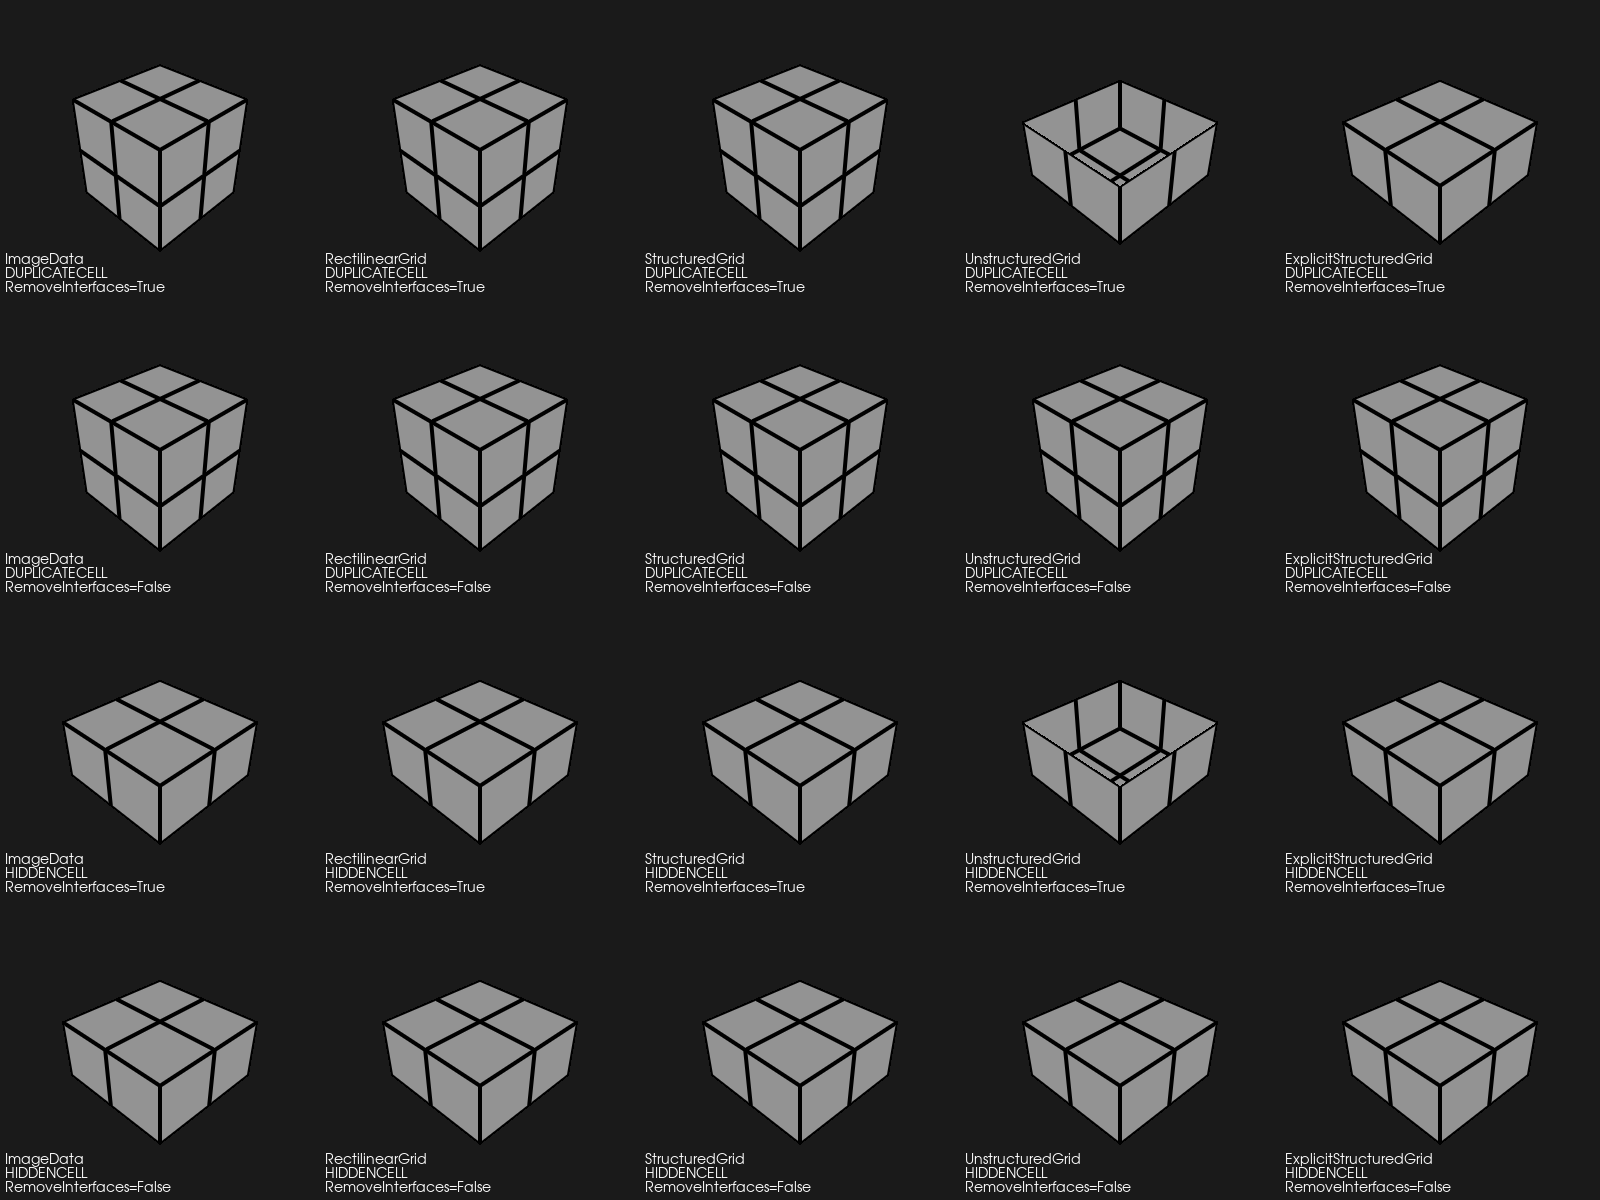

Recreate this plot in Python.
#!/usr/bin/env python

# Demonstrate vtkGeometryFilter ghost cell handling across multiple
# mesh types with HIDDENCELL and DUPLICATECELL flags, with and
# without RemoveGhostInterfaces, arranged in a 5x4 viewport grid.

# Factory overrides
import vtkmodules.vtkInteractionStyle  # noqa: F401
import vtkmodules.vtkRenderingFreeType  # noqa: F401
import vtkmodules.vtkRenderingOpenGL2  # noqa: F401

from vtkmodules.vtkCommonCore import (
    vtkDoubleArray,
    vtkIntArray,
    vtkUnsignedCharArray,
)
from vtkmodules.vtkCommonDataModel import (
    vtkDataSetAttributes,
    vtkImageData,
    vtkRectilinearGrid,
)
from vtkmodules.vtkFiltersCore import (
    vtkAppendFilter,
    vtkUnstructuredGridToExplicitStructuredGrid,
)
from vtkmodules.vtkCommonExecutionModel import vtkImageToStructuredGrid
from vtkmodules.vtkFiltersGeometry import vtkGeometryFilter
from vtkmodules.vtkRenderingCore import (
    vtkActor,
    vtkDataSetMapper,
    vtkRenderWindow,
    vtkRenderWindowInteractor,
    vtkRenderer,
    vtkTextActor,
)

# Layout: 5 columns x 4 rows
col_width = 1.0 / 5
row_height = 1.0 / 4

# ========== Row 0: HIDDENCELL, RemoveGhostInterfaces=False ==========

# Row 0, Col 0: ImageData
image_r0c0 = vtkImageData()
image_r0c0.SetDimensions(3, 3, 3)
ghost_r0c0 = vtkUnsignedCharArray()
ghost_r0c0.SetName(vtkDataSetAttributes.GhostArrayName())
ghost_r0c0.SetNumberOfTuples(image_r0c0.GetNumberOfCells())
ghost_r0c0.SetValue(0, 0)
ghost_r0c0.SetValue(1, 0)
ghost_r0c0.SetValue(2, 0)
ghost_r0c0.SetValue(3, 0)
ghost_r0c0.SetValue(4, vtkDataSetAttributes.HIDDENCELL)
ghost_r0c0.SetValue(5, vtkDataSetAttributes.HIDDENCELL)
ghost_r0c0.SetValue(6, vtkDataSetAttributes.HIDDENCELL)
ghost_r0c0.SetValue(7, vtkDataSetAttributes.HIDDENCELL)
image_r0c0.GetCellData().AddArray(ghost_r0c0)
image_r0c0.GetCellData().SetActiveScalars(vtkDataSetAttributes.GhostArrayName())

geom_r0c0 = vtkGeometryFilter()
geom_r0c0.SetInputData(image_r0c0)
geom_r0c0.SetRemoveGhostInterfaces(False)

mapper_r0c0 = vtkDataSetMapper()
mapper_r0c0.SetInputConnection(geom_r0c0.GetOutputPort())
mapper_r0c0.SetScalarVisibility(False)

actor_r0c0 = vtkActor()
actor_r0c0.SetMapper(mapper_r0c0)
actor_r0c0.GetProperty().EdgeVisibilityOn()
actor_r0c0.GetProperty().SetEdgeColor(0.0, 0.0, 0.0)
actor_r0c0.GetProperty().SetLineWidth(4.0)
actor_r0c0.GetProperty().SetColor(1.0, 1.0, 1.0)

text_r0c0 = vtkTextActor()
text_r0c0.SetInput("ImageData\nHIDDENCELL\nRemoveInterfaces=False")
text_r0c0.GetTextProperty().SetFontSize(14)
text_r0c0.GetTextProperty().SetColor(1.0, 1.0, 1.0)
text_r0c0.SetPosition(5, 5)

# Row 0, Col 1: RectilinearGrid
image_r0c1 = vtkImageData()
image_r0c1.SetDimensions(3, 3, 3)
dims_r0c1 = image_r0c1.GetDimensions()
spacing_r0c1 = image_r0c1.GetSpacing()
origin_r0c1 = image_r0c1.GetOrigin()
x_coords_r0c1 = vtkDoubleArray()
x_coords_r0c1.SetNumberOfValues(dims_r0c1[0])
x_coords_r0c1.SetValue(0, origin_r0c1[0])
x_coords_r0c1.SetValue(1, origin_r0c1[0] + spacing_r0c1[0])
x_coords_r0c1.SetValue(2, origin_r0c1[0] + 2 * spacing_r0c1[0])
y_coords_r0c1 = vtkDoubleArray()
y_coords_r0c1.SetNumberOfValues(dims_r0c1[1])
y_coords_r0c1.SetValue(0, origin_r0c1[1])
y_coords_r0c1.SetValue(1, origin_r0c1[1] + spacing_r0c1[1])
y_coords_r0c1.SetValue(2, origin_r0c1[1] + 2 * spacing_r0c1[1])
z_coords_r0c1 = vtkDoubleArray()
z_coords_r0c1.SetNumberOfValues(dims_r0c1[2])
z_coords_r0c1.SetValue(0, origin_r0c1[2])
z_coords_r0c1.SetValue(1, origin_r0c1[2] + spacing_r0c1[2])
z_coords_r0c1.SetValue(2, origin_r0c1[2] + 2 * spacing_r0c1[2])
rgrid_r0c1 = vtkRectilinearGrid()
rgrid_r0c1.SetDimensions(dims_r0c1[0], dims_r0c1[1], dims_r0c1[2])
rgrid_r0c1.SetXCoordinates(x_coords_r0c1)
rgrid_r0c1.SetYCoordinates(y_coords_r0c1)
rgrid_r0c1.SetZCoordinates(z_coords_r0c1)
rgrid_r0c1.GetPointData().ShallowCopy(image_r0c1.GetPointData())
rgrid_r0c1.GetCellData().ShallowCopy(image_r0c1.GetCellData())
ghost_r0c1 = vtkUnsignedCharArray()
ghost_r0c1.SetName(vtkDataSetAttributes.GhostArrayName())
ghost_r0c1.SetNumberOfTuples(rgrid_r0c1.GetNumberOfCells())
ghost_r0c1.SetValue(0, 0)
ghost_r0c1.SetValue(1, 0)
ghost_r0c1.SetValue(2, 0)
ghost_r0c1.SetValue(3, 0)
ghost_r0c1.SetValue(4, vtkDataSetAttributes.HIDDENCELL)
ghost_r0c1.SetValue(5, vtkDataSetAttributes.HIDDENCELL)
ghost_r0c1.SetValue(6, vtkDataSetAttributes.HIDDENCELL)
ghost_r0c1.SetValue(7, vtkDataSetAttributes.HIDDENCELL)
rgrid_r0c1.GetCellData().AddArray(ghost_r0c1)
rgrid_r0c1.GetCellData().SetActiveScalars(vtkDataSetAttributes.GhostArrayName())

geom_r0c1 = vtkGeometryFilter()
geom_r0c1.SetInputData(rgrid_r0c1)
geom_r0c1.SetRemoveGhostInterfaces(False)

mapper_r0c1 = vtkDataSetMapper()
mapper_r0c1.SetInputConnection(geom_r0c1.GetOutputPort())
mapper_r0c1.SetScalarVisibility(False)

actor_r0c1 = vtkActor()
actor_r0c1.SetMapper(mapper_r0c1)
actor_r0c1.GetProperty().EdgeVisibilityOn()
actor_r0c1.GetProperty().SetEdgeColor(0.0, 0.0, 0.0)
actor_r0c1.GetProperty().SetLineWidth(4.0)
actor_r0c1.GetProperty().SetColor(1.0, 1.0, 1.0)

text_r0c1 = vtkTextActor()
text_r0c1.SetInput("RectilinearGrid\nHIDDENCELL\nRemoveInterfaces=False")
text_r0c1.GetTextProperty().SetFontSize(14)
text_r0c1.GetTextProperty().SetColor(1.0, 1.0, 1.0)
text_r0c1.SetPosition(5, 5)

# Row 0, Col 2: StructuredGrid
image_r0c2 = vtkImageData()
image_r0c2.SetDimensions(3, 3, 3)
img_to_sg_r0c2 = vtkImageToStructuredGrid()
img_to_sg_r0c2.SetInputData(image_r0c2)
img_to_sg_r0c2.Update()
sgrid_r0c2 = img_to_sg_r0c2.GetOutput()
ghost_r0c2 = vtkUnsignedCharArray()
ghost_r0c2.SetName(vtkDataSetAttributes.GhostArrayName())
ghost_r0c2.SetNumberOfTuples(sgrid_r0c2.GetNumberOfCells())
ghost_r0c2.SetValue(0, 0)
ghost_r0c2.SetValue(1, 0)
ghost_r0c2.SetValue(2, 0)
ghost_r0c2.SetValue(3, 0)
ghost_r0c2.SetValue(4, vtkDataSetAttributes.HIDDENCELL)
ghost_r0c2.SetValue(5, vtkDataSetAttributes.HIDDENCELL)
ghost_r0c2.SetValue(6, vtkDataSetAttributes.HIDDENCELL)
ghost_r0c2.SetValue(7, vtkDataSetAttributes.HIDDENCELL)
sgrid_r0c2.GetCellData().AddArray(ghost_r0c2)
sgrid_r0c2.GetCellData().SetActiveScalars(vtkDataSetAttributes.GhostArrayName())

geom_r0c2 = vtkGeometryFilter()
geom_r0c2.SetInputData(sgrid_r0c2)
geom_r0c2.SetRemoveGhostInterfaces(False)

mapper_r0c2 = vtkDataSetMapper()
mapper_r0c2.SetInputConnection(geom_r0c2.GetOutputPort())
mapper_r0c2.SetScalarVisibility(False)

actor_r0c2 = vtkActor()
actor_r0c2.SetMapper(mapper_r0c2)
actor_r0c2.GetProperty().EdgeVisibilityOn()
actor_r0c2.GetProperty().SetEdgeColor(0.0, 0.0, 0.0)
actor_r0c2.GetProperty().SetLineWidth(4.0)
actor_r0c2.GetProperty().SetColor(1.0, 1.0, 1.0)

text_r0c2 = vtkTextActor()
text_r0c2.SetInput("StructuredGrid\nHIDDENCELL\nRemoveInterfaces=False")
text_r0c2.GetTextProperty().SetFontSize(14)
text_r0c2.GetTextProperty().SetColor(1.0, 1.0, 1.0)
text_r0c2.SetPosition(5, 5)

# Row 0, Col 3: UnstructuredGrid
image_r0c3 = vtkImageData()
image_r0c3.SetDimensions(3, 3, 3)
append_r0c3 = vtkAppendFilter()
append_r0c3.AddInputData(image_r0c3)
append_r0c3.Update()
ugrid_r0c3 = append_r0c3.GetOutput()
ghost_r0c3 = vtkUnsignedCharArray()
ghost_r0c3.SetName(vtkDataSetAttributes.GhostArrayName())
ghost_r0c3.SetNumberOfTuples(ugrid_r0c3.GetNumberOfCells())
ghost_r0c3.SetValue(0, 0)
ghost_r0c3.SetValue(1, 0)
ghost_r0c3.SetValue(2, 0)
ghost_r0c3.SetValue(3, 0)
ghost_r0c3.SetValue(4, vtkDataSetAttributes.HIDDENCELL)
ghost_r0c3.SetValue(5, vtkDataSetAttributes.HIDDENCELL)
ghost_r0c3.SetValue(6, vtkDataSetAttributes.HIDDENCELL)
ghost_r0c3.SetValue(7, vtkDataSetAttributes.HIDDENCELL)
ugrid_r0c3.GetCellData().AddArray(ghost_r0c3)
ugrid_r0c3.GetCellData().SetActiveScalars(vtkDataSetAttributes.GhostArrayName())

geom_r0c3 = vtkGeometryFilter()
geom_r0c3.SetInputData(ugrid_r0c3)
geom_r0c3.SetRemoveGhostInterfaces(False)

mapper_r0c3 = vtkDataSetMapper()
mapper_r0c3.SetInputConnection(geom_r0c3.GetOutputPort())
mapper_r0c3.SetScalarVisibility(False)

actor_r0c3 = vtkActor()
actor_r0c3.SetMapper(mapper_r0c3)
actor_r0c3.GetProperty().EdgeVisibilityOn()
actor_r0c3.GetProperty().SetEdgeColor(0.0, 0.0, 0.0)
actor_r0c3.GetProperty().SetLineWidth(4.0)
actor_r0c3.GetProperty().SetColor(1.0, 1.0, 1.0)

text_r0c3 = vtkTextActor()
text_r0c3.SetInput("UnstructuredGrid\nHIDDENCELL\nRemoveInterfaces=False")
text_r0c3.GetTextProperty().SetFontSize(14)
text_r0c3.GetTextProperty().SetColor(1.0, 1.0, 1.0)
text_r0c3.SetPosition(5, 5)

# Row 0, Col 4: ExplicitStructuredGrid
image_r0c4 = vtkImageData()
image_r0c4.SetDimensions(3, 3, 3)
append_r0c4 = vtkAppendFilter()
append_r0c4.AddInputData(image_r0c4)
append_r0c4.Update()
ugrid_r0c4 = append_r0c4.GetOutput()
dims_r0c4 = image_r0c4.GetDimensions()
arr_i_r0c4 = vtkIntArray()
arr_i_r0c4.SetName("BLOCK_I")
arr_i_r0c4.SetNumberOfTuples(ugrid_r0c4.GetNumberOfCells())
arr_j_r0c4 = vtkIntArray()
arr_j_r0c4.SetName("BLOCK_J")
arr_j_r0c4.SetNumberOfTuples(ugrid_r0c4.GetNumberOfCells())
arr_k_r0c4 = vtkIntArray()
arr_k_r0c4.SetName("BLOCK_K")
arr_k_r0c4.SetNumberOfTuples(ugrid_r0c4.GetNumberOfCells())
cid_r0c4 = 0
for kk in range(dims_r0c4[2] - 1):
    for jj in range(dims_r0c4[1] - 1):
        for ii in range(dims_r0c4[0] - 1):
            arr_i_r0c4.SetValue(cid_r0c4, ii)
            arr_j_r0c4.SetValue(cid_r0c4, jj)
            arr_k_r0c4.SetValue(cid_r0c4, kk)
            cid_r0c4 += 1
ugrid_r0c4.GetCellData().AddArray(arr_i_r0c4)
ugrid_r0c4.GetCellData().AddArray(arr_j_r0c4)
ugrid_r0c4.GetCellData().AddArray(arr_k_r0c4)
ug_to_esg_r0c4 = vtkUnstructuredGridToExplicitStructuredGrid()
ug_to_esg_r0c4.SetInputData(ugrid_r0c4)
ug_to_esg_r0c4.SetInputArrayToProcess(0, 0, 0, 1, "BLOCK_I")
ug_to_esg_r0c4.SetInputArrayToProcess(1, 0, 0, 1, "BLOCK_J")
ug_to_esg_r0c4.SetInputArrayToProcess(2, 0, 0, 1, "BLOCK_K")
ug_to_esg_r0c4.Update()
esgrid_r0c4 = ug_to_esg_r0c4.GetOutput()
ghost_r0c4 = vtkUnsignedCharArray()
ghost_r0c4.SetName(vtkDataSetAttributes.GhostArrayName())
ghost_r0c4.SetNumberOfTuples(esgrid_r0c4.GetNumberOfCells())
ghost_r0c4.SetValue(0, 0)
ghost_r0c4.SetValue(1, 0)
ghost_r0c4.SetValue(2, 0)
ghost_r0c4.SetValue(3, 0)
ghost_r0c4.SetValue(4, vtkDataSetAttributes.HIDDENCELL)
ghost_r0c4.SetValue(5, vtkDataSetAttributes.HIDDENCELL)
ghost_r0c4.SetValue(6, vtkDataSetAttributes.HIDDENCELL)
ghost_r0c4.SetValue(7, vtkDataSetAttributes.HIDDENCELL)
esgrid_r0c4.GetCellData().AddArray(ghost_r0c4)
esgrid_r0c4.GetCellData().SetActiveScalars(vtkDataSetAttributes.GhostArrayName())

geom_r0c4 = vtkGeometryFilter()
geom_r0c4.SetInputData(esgrid_r0c4)
geom_r0c4.SetRemoveGhostInterfaces(False)

mapper_r0c4 = vtkDataSetMapper()
mapper_r0c4.SetInputConnection(geom_r0c4.GetOutputPort())
mapper_r0c4.SetScalarVisibility(False)

actor_r0c4 = vtkActor()
actor_r0c4.SetMapper(mapper_r0c4)
actor_r0c4.GetProperty().EdgeVisibilityOn()
actor_r0c4.GetProperty().SetEdgeColor(0.0, 0.0, 0.0)
actor_r0c4.GetProperty().SetLineWidth(4.0)
actor_r0c4.GetProperty().SetColor(1.0, 1.0, 1.0)

text_r0c4 = vtkTextActor()
text_r0c4.SetInput("ExplicitStructuredGrid\nHIDDENCELL\nRemoveInterfaces=False")
text_r0c4.GetTextProperty().SetFontSize(14)
text_r0c4.GetTextProperty().SetColor(1.0, 1.0, 1.0)
text_r0c4.SetPosition(5, 5)

# ========== Row 1: HIDDENCELL, RemoveGhostInterfaces=True ==========

# Row 1, Col 0: ImageData
image_r1c0 = vtkImageData()
image_r1c0.SetDimensions(3, 3, 3)
ghost_r1c0 = vtkUnsignedCharArray()
ghost_r1c0.SetName(vtkDataSetAttributes.GhostArrayName())
ghost_r1c0.SetNumberOfTuples(image_r1c0.GetNumberOfCells())
ghost_r1c0.SetValue(0, 0)
ghost_r1c0.SetValue(1, 0)
ghost_r1c0.SetValue(2, 0)
ghost_r1c0.SetValue(3, 0)
ghost_r1c0.SetValue(4, vtkDataSetAttributes.HIDDENCELL)
ghost_r1c0.SetValue(5, vtkDataSetAttributes.HIDDENCELL)
ghost_r1c0.SetValue(6, vtkDataSetAttributes.HIDDENCELL)
ghost_r1c0.SetValue(7, vtkDataSetAttributes.HIDDENCELL)
image_r1c0.GetCellData().AddArray(ghost_r1c0)
image_r1c0.GetCellData().SetActiveScalars(vtkDataSetAttributes.GhostArrayName())

geom_r1c0 = vtkGeometryFilter()
geom_r1c0.SetInputData(image_r1c0)
geom_r1c0.SetRemoveGhostInterfaces(True)

mapper_r1c0 = vtkDataSetMapper()
mapper_r1c0.SetInputConnection(geom_r1c0.GetOutputPort())
mapper_r1c0.SetScalarVisibility(False)

actor_r1c0 = vtkActor()
actor_r1c0.SetMapper(mapper_r1c0)
actor_r1c0.GetProperty().EdgeVisibilityOn()
actor_r1c0.GetProperty().SetEdgeColor(0.0, 0.0, 0.0)
actor_r1c0.GetProperty().SetLineWidth(4.0)
actor_r1c0.GetProperty().SetColor(1.0, 1.0, 1.0)

text_r1c0 = vtkTextActor()
text_r1c0.SetInput("ImageData\nHIDDENCELL\nRemoveInterfaces=True")
text_r1c0.GetTextProperty().SetFontSize(14)
text_r1c0.GetTextProperty().SetColor(1.0, 1.0, 1.0)
text_r1c0.SetPosition(5, 5)

# Row 1, Col 1: RectilinearGrid
image_r1c1 = vtkImageData()
image_r1c1.SetDimensions(3, 3, 3)
dims_r1c1 = image_r1c1.GetDimensions()
spacing_r1c1 = image_r1c1.GetSpacing()
origin_r1c1 = image_r1c1.GetOrigin()
x_coords_r1c1 = vtkDoubleArray()
x_coords_r1c1.SetNumberOfValues(dims_r1c1[0])
x_coords_r1c1.SetValue(0, origin_r1c1[0])
x_coords_r1c1.SetValue(1, origin_r1c1[0] + spacing_r1c1[0])
x_coords_r1c1.SetValue(2, origin_r1c1[0] + 2 * spacing_r1c1[0])
y_coords_r1c1 = vtkDoubleArray()
y_coords_r1c1.SetNumberOfValues(dims_r1c1[1])
y_coords_r1c1.SetValue(0, origin_r1c1[1])
y_coords_r1c1.SetValue(1, origin_r1c1[1] + spacing_r1c1[1])
y_coords_r1c1.SetValue(2, origin_r1c1[1] + 2 * spacing_r1c1[1])
z_coords_r1c1 = vtkDoubleArray()
z_coords_r1c1.SetNumberOfValues(dims_r1c1[2])
z_coords_r1c1.SetValue(0, origin_r1c1[2])
z_coords_r1c1.SetValue(1, origin_r1c1[2] + spacing_r1c1[2])
z_coords_r1c1.SetValue(2, origin_r1c1[2] + 2 * spacing_r1c1[2])
rgrid_r1c1 = vtkRectilinearGrid()
rgrid_r1c1.SetDimensions(dims_r1c1[0], dims_r1c1[1], dims_r1c1[2])
rgrid_r1c1.SetXCoordinates(x_coords_r1c1)
rgrid_r1c1.SetYCoordinates(y_coords_r1c1)
rgrid_r1c1.SetZCoordinates(z_coords_r1c1)
rgrid_r1c1.GetPointData().ShallowCopy(image_r1c1.GetPointData())
rgrid_r1c1.GetCellData().ShallowCopy(image_r1c1.GetCellData())
ghost_r1c1 = vtkUnsignedCharArray()
ghost_r1c1.SetName(vtkDataSetAttributes.GhostArrayName())
ghost_r1c1.SetNumberOfTuples(rgrid_r1c1.GetNumberOfCells())
ghost_r1c1.SetValue(0, 0)
ghost_r1c1.SetValue(1, 0)
ghost_r1c1.SetValue(2, 0)
ghost_r1c1.SetValue(3, 0)
ghost_r1c1.SetValue(4, vtkDataSetAttributes.HIDDENCELL)
ghost_r1c1.SetValue(5, vtkDataSetAttributes.HIDDENCELL)
ghost_r1c1.SetValue(6, vtkDataSetAttributes.HIDDENCELL)
ghost_r1c1.SetValue(7, vtkDataSetAttributes.HIDDENCELL)
rgrid_r1c1.GetCellData().AddArray(ghost_r1c1)
rgrid_r1c1.GetCellData().SetActiveScalars(vtkDataSetAttributes.GhostArrayName())

geom_r1c1 = vtkGeometryFilter()
geom_r1c1.SetInputData(rgrid_r1c1)
geom_r1c1.SetRemoveGhostInterfaces(True)

mapper_r1c1 = vtkDataSetMapper()
mapper_r1c1.SetInputConnection(geom_r1c1.GetOutputPort())
mapper_r1c1.SetScalarVisibility(False)

actor_r1c1 = vtkActor()
actor_r1c1.SetMapper(mapper_r1c1)
actor_r1c1.GetProperty().EdgeVisibilityOn()
actor_r1c1.GetProperty().SetEdgeColor(0.0, 0.0, 0.0)
actor_r1c1.GetProperty().SetLineWidth(4.0)
actor_r1c1.GetProperty().SetColor(1.0, 1.0, 1.0)

text_r1c1 = vtkTextActor()
text_r1c1.SetInput("RectilinearGrid\nHIDDENCELL\nRemoveInterfaces=True")
text_r1c1.GetTextProperty().SetFontSize(14)
text_r1c1.GetTextProperty().SetColor(1.0, 1.0, 1.0)
text_r1c1.SetPosition(5, 5)

# Row 1, Col 2: StructuredGrid
image_r1c2 = vtkImageData()
image_r1c2.SetDimensions(3, 3, 3)
img_to_sg_r1c2 = vtkImageToStructuredGrid()
img_to_sg_r1c2.SetInputData(image_r1c2)
img_to_sg_r1c2.Update()
sgrid_r1c2 = img_to_sg_r1c2.GetOutput()
ghost_r1c2 = vtkUnsignedCharArray()
ghost_r1c2.SetName(vtkDataSetAttributes.GhostArrayName())
ghost_r1c2.SetNumberOfTuples(sgrid_r1c2.GetNumberOfCells())
ghost_r1c2.SetValue(0, 0)
ghost_r1c2.SetValue(1, 0)
ghost_r1c2.SetValue(2, 0)
ghost_r1c2.SetValue(3, 0)
ghost_r1c2.SetValue(4, vtkDataSetAttributes.HIDDENCELL)
ghost_r1c2.SetValue(5, vtkDataSetAttributes.HIDDENCELL)
ghost_r1c2.SetValue(6, vtkDataSetAttributes.HIDDENCELL)
ghost_r1c2.SetValue(7, vtkDataSetAttributes.HIDDENCELL)
sgrid_r1c2.GetCellData().AddArray(ghost_r1c2)
sgrid_r1c2.GetCellData().SetActiveScalars(vtkDataSetAttributes.GhostArrayName())

geom_r1c2 = vtkGeometryFilter()
geom_r1c2.SetInputData(sgrid_r1c2)
geom_r1c2.SetRemoveGhostInterfaces(True)

mapper_r1c2 = vtkDataSetMapper()
mapper_r1c2.SetInputConnection(geom_r1c2.GetOutputPort())
mapper_r1c2.SetScalarVisibility(False)

actor_r1c2 = vtkActor()
actor_r1c2.SetMapper(mapper_r1c2)
actor_r1c2.GetProperty().EdgeVisibilityOn()
actor_r1c2.GetProperty().SetEdgeColor(0.0, 0.0, 0.0)
actor_r1c2.GetProperty().SetLineWidth(4.0)
actor_r1c2.GetProperty().SetColor(1.0, 1.0, 1.0)

text_r1c2 = vtkTextActor()
text_r1c2.SetInput("StructuredGrid\nHIDDENCELL\nRemoveInterfaces=True")
text_r1c2.GetTextProperty().SetFontSize(14)
text_r1c2.GetTextProperty().SetColor(1.0, 1.0, 1.0)
text_r1c2.SetPosition(5, 5)

# Row 1, Col 3: UnstructuredGrid
image_r1c3 = vtkImageData()
image_r1c3.SetDimensions(3, 3, 3)
append_r1c3 = vtkAppendFilter()
append_r1c3.AddInputData(image_r1c3)
append_r1c3.Update()
ugrid_r1c3 = append_r1c3.GetOutput()
ghost_r1c3 = vtkUnsignedCharArray()
ghost_r1c3.SetName(vtkDataSetAttributes.GhostArrayName())
ghost_r1c3.SetNumberOfTuples(ugrid_r1c3.GetNumberOfCells())
ghost_r1c3.SetValue(0, 0)
ghost_r1c3.SetValue(1, 0)
ghost_r1c3.SetValue(2, 0)
ghost_r1c3.SetValue(3, 0)
ghost_r1c3.SetValue(4, vtkDataSetAttributes.HIDDENCELL)
ghost_r1c3.SetValue(5, vtkDataSetAttributes.HIDDENCELL)
ghost_r1c3.SetValue(6, vtkDataSetAttributes.HIDDENCELL)
ghost_r1c3.SetValue(7, vtkDataSetAttributes.HIDDENCELL)
ugrid_r1c3.GetCellData().AddArray(ghost_r1c3)
ugrid_r1c3.GetCellData().SetActiveScalars(vtkDataSetAttributes.GhostArrayName())

geom_r1c3 = vtkGeometryFilter()
geom_r1c3.SetInputData(ugrid_r1c3)
geom_r1c3.SetRemoveGhostInterfaces(True)

mapper_r1c3 = vtkDataSetMapper()
mapper_r1c3.SetInputConnection(geom_r1c3.GetOutputPort())
mapper_r1c3.SetScalarVisibility(False)

actor_r1c3 = vtkActor()
actor_r1c3.SetMapper(mapper_r1c3)
actor_r1c3.GetProperty().EdgeVisibilityOn()
actor_r1c3.GetProperty().SetEdgeColor(0.0, 0.0, 0.0)
actor_r1c3.GetProperty().SetLineWidth(4.0)
actor_r1c3.GetProperty().SetColor(1.0, 1.0, 1.0)

text_r1c3 = vtkTextActor()
text_r1c3.SetInput("UnstructuredGrid\nHIDDENCELL\nRemoveInterfaces=True")
text_r1c3.GetTextProperty().SetFontSize(14)
text_r1c3.GetTextProperty().SetColor(1.0, 1.0, 1.0)
text_r1c3.SetPosition(5, 5)

# Row 1, Col 4: ExplicitStructuredGrid
image_r1c4 = vtkImageData()
image_r1c4.SetDimensions(3, 3, 3)
append_r1c4 = vtkAppendFilter()
append_r1c4.AddInputData(image_r1c4)
append_r1c4.Update()
ugrid_r1c4 = append_r1c4.GetOutput()
dims_r1c4 = image_r1c4.GetDimensions()
arr_i_r1c4 = vtkIntArray()
arr_i_r1c4.SetName("BLOCK_I")
arr_i_r1c4.SetNumberOfTuples(ugrid_r1c4.GetNumberOfCells())
arr_j_r1c4 = vtkIntArray()
arr_j_r1c4.SetName("BLOCK_J")
arr_j_r1c4.SetNumberOfTuples(ugrid_r1c4.GetNumberOfCells())
arr_k_r1c4 = vtkIntArray()
arr_k_r1c4.SetName("BLOCK_K")
arr_k_r1c4.SetNumberOfTuples(ugrid_r1c4.GetNumberOfCells())
cid_r1c4 = 0
for kk in range(dims_r1c4[2] - 1):
    for jj in range(dims_r1c4[1] - 1):
        for ii in range(dims_r1c4[0] - 1):
            arr_i_r1c4.SetValue(cid_r1c4, ii)
            arr_j_r1c4.SetValue(cid_r1c4, jj)
            arr_k_r1c4.SetValue(cid_r1c4, kk)
            cid_r1c4 += 1
ugrid_r1c4.GetCellData().AddArray(arr_i_r1c4)
ugrid_r1c4.GetCellData().AddArray(arr_j_r1c4)
ugrid_r1c4.GetCellData().AddArray(arr_k_r1c4)
ug_to_esg_r1c4 = vtkUnstructuredGridToExplicitStructuredGrid()
ug_to_esg_r1c4.SetInputData(ugrid_r1c4)
ug_to_esg_r1c4.SetInputArrayToProcess(0, 0, 0, 1, "BLOCK_I")
ug_to_esg_r1c4.SetInputArrayToProcess(1, 0, 0, 1, "BLOCK_J")
ug_to_esg_r1c4.SetInputArrayToProcess(2, 0, 0, 1, "BLOCK_K")
ug_to_esg_r1c4.Update()
esgrid_r1c4 = ug_to_esg_r1c4.GetOutput()
ghost_r1c4 = vtkUnsignedCharArray()
ghost_r1c4.SetName(vtkDataSetAttributes.GhostArrayName())
ghost_r1c4.SetNumberOfTuples(esgrid_r1c4.GetNumberOfCells())
ghost_r1c4.SetValue(0, 0)
ghost_r1c4.SetValue(1, 0)
ghost_r1c4.SetValue(2, 0)
ghost_r1c4.SetValue(3, 0)
ghost_r1c4.SetValue(4, vtkDataSetAttributes.HIDDENCELL)
ghost_r1c4.SetValue(5, vtkDataSetAttributes.HIDDENCELL)
ghost_r1c4.SetValue(6, vtkDataSetAttributes.HIDDENCELL)
ghost_r1c4.SetValue(7, vtkDataSetAttributes.HIDDENCELL)
esgrid_r1c4.GetCellData().AddArray(ghost_r1c4)
esgrid_r1c4.GetCellData().SetActiveScalars(vtkDataSetAttributes.GhostArrayName())

geom_r1c4 = vtkGeometryFilter()
geom_r1c4.SetInputData(esgrid_r1c4)
geom_r1c4.SetRemoveGhostInterfaces(True)

mapper_r1c4 = vtkDataSetMapper()
mapper_r1c4.SetInputConnection(geom_r1c4.GetOutputPort())
mapper_r1c4.SetScalarVisibility(False)

actor_r1c4 = vtkActor()
actor_r1c4.SetMapper(mapper_r1c4)
actor_r1c4.GetProperty().EdgeVisibilityOn()
actor_r1c4.GetProperty().SetEdgeColor(0.0, 0.0, 0.0)
actor_r1c4.GetProperty().SetLineWidth(4.0)
actor_r1c4.GetProperty().SetColor(1.0, 1.0, 1.0)

text_r1c4 = vtkTextActor()
text_r1c4.SetInput("ExplicitStructuredGrid\nHIDDENCELL\nRemoveInterfaces=True")
text_r1c4.GetTextProperty().SetFontSize(14)
text_r1c4.GetTextProperty().SetColor(1.0, 1.0, 1.0)
text_r1c4.SetPosition(5, 5)

# ========== Row 2: DUPLICATECELL, RemoveGhostInterfaces=False ==========

# Row 2, Col 0: ImageData
image_r2c0 = vtkImageData()
image_r2c0.SetDimensions(3, 3, 3)
ghost_r2c0 = vtkUnsignedCharArray()
ghost_r2c0.SetName(vtkDataSetAttributes.GhostArrayName())
ghost_r2c0.SetNumberOfTuples(image_r2c0.GetNumberOfCells())
ghost_r2c0.SetValue(0, 0)
ghost_r2c0.SetValue(1, 0)
ghost_r2c0.SetValue(2, 0)
ghost_r2c0.SetValue(3, 0)
ghost_r2c0.SetValue(4, vtkDataSetAttributes.DUPLICATECELL)
ghost_r2c0.SetValue(5, vtkDataSetAttributes.DUPLICATECELL)
ghost_r2c0.SetValue(6, vtkDataSetAttributes.DUPLICATECELL)
ghost_r2c0.SetValue(7, vtkDataSetAttributes.DUPLICATECELL)
image_r2c0.GetCellData().AddArray(ghost_r2c0)
image_r2c0.GetCellData().SetActiveScalars(vtkDataSetAttributes.GhostArrayName())

geom_r2c0 = vtkGeometryFilter()
geom_r2c0.SetInputData(image_r2c0)
geom_r2c0.SetRemoveGhostInterfaces(False)

mapper_r2c0 = vtkDataSetMapper()
mapper_r2c0.SetInputConnection(geom_r2c0.GetOutputPort())
mapper_r2c0.SetScalarVisibility(False)

actor_r2c0 = vtkActor()
actor_r2c0.SetMapper(mapper_r2c0)
actor_r2c0.GetProperty().EdgeVisibilityOn()
actor_r2c0.GetProperty().SetEdgeColor(0.0, 0.0, 0.0)
actor_r2c0.GetProperty().SetLineWidth(4.0)
actor_r2c0.GetProperty().SetColor(1.0, 1.0, 1.0)

text_r2c0 = vtkTextActor()
text_r2c0.SetInput("ImageData\nDUPLICATECELL\nRemoveInterfaces=False")
text_r2c0.GetTextProperty().SetFontSize(14)
text_r2c0.GetTextProperty().SetColor(1.0, 1.0, 1.0)
text_r2c0.SetPosition(5, 5)

# Row 2, Col 1: RectilinearGrid
image_r2c1 = vtkImageData()
image_r2c1.SetDimensions(3, 3, 3)
dims_r2c1 = image_r2c1.GetDimensions()
spacing_r2c1 = image_r2c1.GetSpacing()
origin_r2c1 = image_r2c1.GetOrigin()
x_coords_r2c1 = vtkDoubleArray()
x_coords_r2c1.SetNumberOfValues(dims_r2c1[0])
x_coords_r2c1.SetValue(0, origin_r2c1[0])
x_coords_r2c1.SetValue(1, origin_r2c1[0] + spacing_r2c1[0])
x_coords_r2c1.SetValue(2, origin_r2c1[0] + 2 * spacing_r2c1[0])
y_coords_r2c1 = vtkDoubleArray()
y_coords_r2c1.SetNumberOfValues(dims_r2c1[1])
y_coords_r2c1.SetValue(0, origin_r2c1[1])
y_coords_r2c1.SetValue(1, origin_r2c1[1] + spacing_r2c1[1])
y_coords_r2c1.SetValue(2, origin_r2c1[1] + 2 * spacing_r2c1[1])
z_coords_r2c1 = vtkDoubleArray()
z_coords_r2c1.SetNumberOfValues(dims_r2c1[2])
z_coords_r2c1.SetValue(0, origin_r2c1[2])
z_coords_r2c1.SetValue(1, origin_r2c1[2] + spacing_r2c1[2])
z_coords_r2c1.SetValue(2, origin_r2c1[2] + 2 * spacing_r2c1[2])
rgrid_r2c1 = vtkRectilinearGrid()
rgrid_r2c1.SetDimensions(dims_r2c1[0], dims_r2c1[1], dims_r2c1[2])
rgrid_r2c1.SetXCoordinates(x_coords_r2c1)
rgrid_r2c1.SetYCoordinates(y_coords_r2c1)
rgrid_r2c1.SetZCoordinates(z_coords_r2c1)
rgrid_r2c1.GetPointData().ShallowCopy(image_r2c1.GetPointData())
rgrid_r2c1.GetCellData().ShallowCopy(image_r2c1.GetCellData())
ghost_r2c1 = vtkUnsignedCharArray()
ghost_r2c1.SetName(vtkDataSetAttributes.GhostArrayName())
ghost_r2c1.SetNumberOfTuples(rgrid_r2c1.GetNumberOfCells())
ghost_r2c1.SetValue(0, 0)
ghost_r2c1.SetValue(1, 0)
ghost_r2c1.SetValue(2, 0)
ghost_r2c1.SetValue(3, 0)
ghost_r2c1.SetValue(4, vtkDataSetAttributes.DUPLICATECELL)
ghost_r2c1.SetValue(5, vtkDataSetAttributes.DUPLICATECELL)
ghost_r2c1.SetValue(6, vtkDataSetAttributes.DUPLICATECELL)
ghost_r2c1.SetValue(7, vtkDataSetAttributes.DUPLICATECELL)
rgrid_r2c1.GetCellData().AddArray(ghost_r2c1)
rgrid_r2c1.GetCellData().SetActiveScalars(vtkDataSetAttributes.GhostArrayName())

geom_r2c1 = vtkGeometryFilter()
geom_r2c1.SetInputData(rgrid_r2c1)
geom_r2c1.SetRemoveGhostInterfaces(False)

mapper_r2c1 = vtkDataSetMapper()
mapper_r2c1.SetInputConnection(geom_r2c1.GetOutputPort())
mapper_r2c1.SetScalarVisibility(False)

actor_r2c1 = vtkActor()
actor_r2c1.SetMapper(mapper_r2c1)
actor_r2c1.GetProperty().EdgeVisibilityOn()
actor_r2c1.GetProperty().SetEdgeColor(0.0, 0.0, 0.0)
actor_r2c1.GetProperty().SetLineWidth(4.0)
actor_r2c1.GetProperty().SetColor(1.0, 1.0, 1.0)

text_r2c1 = vtkTextActor()
text_r2c1.SetInput("RectilinearGrid\nDUPLICATECELL\nRemoveInterfaces=False")
text_r2c1.GetTextProperty().SetFontSize(14)
text_r2c1.GetTextProperty().SetColor(1.0, 1.0, 1.0)
text_r2c1.SetPosition(5, 5)

# Row 2, Col 2: StructuredGrid
image_r2c2 = vtkImageData()
image_r2c2.SetDimensions(3, 3, 3)
img_to_sg_r2c2 = vtkImageToStructuredGrid()
img_to_sg_r2c2.SetInputData(image_r2c2)
img_to_sg_r2c2.Update()
sgrid_r2c2 = img_to_sg_r2c2.GetOutput()
ghost_r2c2 = vtkUnsignedCharArray()
ghost_r2c2.SetName(vtkDataSetAttributes.GhostArrayName())
ghost_r2c2.SetNumberOfTuples(sgrid_r2c2.GetNumberOfCells())
ghost_r2c2.SetValue(0, 0)
ghost_r2c2.SetValue(1, 0)
ghost_r2c2.SetValue(2, 0)
ghost_r2c2.SetValue(3, 0)
ghost_r2c2.SetValue(4, vtkDataSetAttributes.DUPLICATECELL)
ghost_r2c2.SetValue(5, vtkDataSetAttributes.DUPLICATECELL)
ghost_r2c2.SetValue(6, vtkDataSetAttributes.DUPLICATECELL)
ghost_r2c2.SetValue(7, vtkDataSetAttributes.DUPLICATECELL)
sgrid_r2c2.GetCellData().AddArray(ghost_r2c2)
sgrid_r2c2.GetCellData().SetActiveScalars(vtkDataSetAttributes.GhostArrayName())

geom_r2c2 = vtkGeometryFilter()
geom_r2c2.SetInputData(sgrid_r2c2)
geom_r2c2.SetRemoveGhostInterfaces(False)

mapper_r2c2 = vtkDataSetMapper()
mapper_r2c2.SetInputConnection(geom_r2c2.GetOutputPort())
mapper_r2c2.SetScalarVisibility(False)

actor_r2c2 = vtkActor()
actor_r2c2.SetMapper(mapper_r2c2)
actor_r2c2.GetProperty().EdgeVisibilityOn()
actor_r2c2.GetProperty().SetEdgeColor(0.0, 0.0, 0.0)
actor_r2c2.GetProperty().SetLineWidth(4.0)
actor_r2c2.GetProperty().SetColor(1.0, 1.0, 1.0)

text_r2c2 = vtkTextActor()
text_r2c2.SetInput("StructuredGrid\nDUPLICATECELL\nRemoveInterfaces=False")
text_r2c2.GetTextProperty().SetFontSize(14)
text_r2c2.GetTextProperty().SetColor(1.0, 1.0, 1.0)
text_r2c2.SetPosition(5, 5)

# Row 2, Col 3: UnstructuredGrid
image_r2c3 = vtkImageData()
image_r2c3.SetDimensions(3, 3, 3)
append_r2c3 = vtkAppendFilter()
append_r2c3.AddInputData(image_r2c3)
append_r2c3.Update()
ugrid_r2c3 = append_r2c3.GetOutput()
ghost_r2c3 = vtkUnsignedCharArray()
ghost_r2c3.SetName(vtkDataSetAttributes.GhostArrayName())
ghost_r2c3.SetNumberOfTuples(ugrid_r2c3.GetNumberOfCells())
ghost_r2c3.SetValue(0, 0)
ghost_r2c3.SetValue(1, 0)
ghost_r2c3.SetValue(2, 0)
ghost_r2c3.SetValue(3, 0)
ghost_r2c3.SetValue(4, vtkDataSetAttributes.DUPLICATECELL)
ghost_r2c3.SetValue(5, vtkDataSetAttributes.DUPLICATECELL)
ghost_r2c3.SetValue(6, vtkDataSetAttributes.DUPLICATECELL)
ghost_r2c3.SetValue(7, vtkDataSetAttributes.DUPLICATECELL)
ugrid_r2c3.GetCellData().AddArray(ghost_r2c3)
ugrid_r2c3.GetCellData().SetActiveScalars(vtkDataSetAttributes.GhostArrayName())

geom_r2c3 = vtkGeometryFilter()
geom_r2c3.SetInputData(ugrid_r2c3)
geom_r2c3.SetRemoveGhostInterfaces(False)

mapper_r2c3 = vtkDataSetMapper()
mapper_r2c3.SetInputConnection(geom_r2c3.GetOutputPort())
mapper_r2c3.SetScalarVisibility(False)

actor_r2c3 = vtkActor()
actor_r2c3.SetMapper(mapper_r2c3)
actor_r2c3.GetProperty().EdgeVisibilityOn()
actor_r2c3.GetProperty().SetEdgeColor(0.0, 0.0, 0.0)
actor_r2c3.GetProperty().SetLineWidth(4.0)
actor_r2c3.GetProperty().SetColor(1.0, 1.0, 1.0)

text_r2c3 = vtkTextActor()
text_r2c3.SetInput("UnstructuredGrid\nDUPLICATECELL\nRemoveInterfaces=False")
text_r2c3.GetTextProperty().SetFontSize(14)
text_r2c3.GetTextProperty().SetColor(1.0, 1.0, 1.0)
text_r2c3.SetPosition(5, 5)

# Row 2, Col 4: ExplicitStructuredGrid
image_r2c4 = vtkImageData()
image_r2c4.SetDimensions(3, 3, 3)
append_r2c4 = vtkAppendFilter()
append_r2c4.AddInputData(image_r2c4)
append_r2c4.Update()
ugrid_r2c4 = append_r2c4.GetOutput()
dims_r2c4 = image_r2c4.GetDimensions()
arr_i_r2c4 = vtkIntArray()
arr_i_r2c4.SetName("BLOCK_I")
arr_i_r2c4.SetNumberOfTuples(ugrid_r2c4.GetNumberOfCells())
arr_j_r2c4 = vtkIntArray()
arr_j_r2c4.SetName("BLOCK_J")
arr_j_r2c4.SetNumberOfTuples(ugrid_r2c4.GetNumberOfCells())
arr_k_r2c4 = vtkIntArray()
arr_k_r2c4.SetName("BLOCK_K")
arr_k_r2c4.SetNumberOfTuples(ugrid_r2c4.GetNumberOfCells())
cid_r2c4 = 0
for kk in range(dims_r2c4[2] - 1):
    for jj in range(dims_r2c4[1] - 1):
        for ii in range(dims_r2c4[0] - 1):
            arr_i_r2c4.SetValue(cid_r2c4, ii)
            arr_j_r2c4.SetValue(cid_r2c4, jj)
            arr_k_r2c4.SetValue(cid_r2c4, kk)
            cid_r2c4 += 1
ugrid_r2c4.GetCellData().AddArray(arr_i_r2c4)
ugrid_r2c4.GetCellData().AddArray(arr_j_r2c4)
ugrid_r2c4.GetCellData().AddArray(arr_k_r2c4)
ug_to_esg_r2c4 = vtkUnstructuredGridToExplicitStructuredGrid()
ug_to_esg_r2c4.SetInputData(ugrid_r2c4)
ug_to_esg_r2c4.SetInputArrayToProcess(0, 0, 0, 1, "BLOCK_I")
ug_to_esg_r2c4.SetInputArrayToProcess(1, 0, 0, 1, "BLOCK_J")
ug_to_esg_r2c4.SetInputArrayToProcess(2, 0, 0, 1, "BLOCK_K")
ug_to_esg_r2c4.Update()
esgrid_r2c4 = ug_to_esg_r2c4.GetOutput()
ghost_r2c4 = vtkUnsignedCharArray()
ghost_r2c4.SetName(vtkDataSetAttributes.GhostArrayName())
ghost_r2c4.SetNumberOfTuples(esgrid_r2c4.GetNumberOfCells())
ghost_r2c4.SetValue(0, 0)
ghost_r2c4.SetValue(1, 0)
ghost_r2c4.SetValue(2, 0)
ghost_r2c4.SetValue(3, 0)
ghost_r2c4.SetValue(4, vtkDataSetAttributes.DUPLICATECELL)
ghost_r2c4.SetValue(5, vtkDataSetAttributes.DUPLICATECELL)
ghost_r2c4.SetValue(6, vtkDataSetAttributes.DUPLICATECELL)
ghost_r2c4.SetValue(7, vtkDataSetAttributes.DUPLICATECELL)
esgrid_r2c4.GetCellData().AddArray(ghost_r2c4)
esgrid_r2c4.GetCellData().SetActiveScalars(vtkDataSetAttributes.GhostArrayName())

geom_r2c4 = vtkGeometryFilter()
geom_r2c4.SetInputData(esgrid_r2c4)
geom_r2c4.SetRemoveGhostInterfaces(False)

mapper_r2c4 = vtkDataSetMapper()
mapper_r2c4.SetInputConnection(geom_r2c4.GetOutputPort())
mapper_r2c4.SetScalarVisibility(False)

actor_r2c4 = vtkActor()
actor_r2c4.SetMapper(mapper_r2c4)
actor_r2c4.GetProperty().EdgeVisibilityOn()
actor_r2c4.GetProperty().SetEdgeColor(0.0, 0.0, 0.0)
actor_r2c4.GetProperty().SetLineWidth(4.0)
actor_r2c4.GetProperty().SetColor(1.0, 1.0, 1.0)

text_r2c4 = vtkTextActor()
text_r2c4.SetInput("ExplicitStructuredGrid\nDUPLICATECELL\nRemoveInterfaces=False")
text_r2c4.GetTextProperty().SetFontSize(14)
text_r2c4.GetTextProperty().SetColor(1.0, 1.0, 1.0)
text_r2c4.SetPosition(5, 5)

# ========== Row 3: DUPLICATECELL, RemoveGhostInterfaces=True ==========

# Row 3, Col 0: ImageData
image_r3c0 = vtkImageData()
image_r3c0.SetDimensions(3, 3, 3)
ghost_r3c0 = vtkUnsignedCharArray()
ghost_r3c0.SetName(vtkDataSetAttributes.GhostArrayName())
ghost_r3c0.SetNumberOfTuples(image_r3c0.GetNumberOfCells())
ghost_r3c0.SetValue(0, 0)
ghost_r3c0.SetValue(1, 0)
ghost_r3c0.SetValue(2, 0)
ghost_r3c0.SetValue(3, 0)
ghost_r3c0.SetValue(4, vtkDataSetAttributes.DUPLICATECELL)
ghost_r3c0.SetValue(5, vtkDataSetAttributes.DUPLICATECELL)
ghost_r3c0.SetValue(6, vtkDataSetAttributes.DUPLICATECELL)
ghost_r3c0.SetValue(7, vtkDataSetAttributes.DUPLICATECELL)
image_r3c0.GetCellData().AddArray(ghost_r3c0)
image_r3c0.GetCellData().SetActiveScalars(vtkDataSetAttributes.GhostArrayName())

geom_r3c0 = vtkGeometryFilter()
geom_r3c0.SetInputData(image_r3c0)
geom_r3c0.SetRemoveGhostInterfaces(True)

mapper_r3c0 = vtkDataSetMapper()
mapper_r3c0.SetInputConnection(geom_r3c0.GetOutputPort())
mapper_r3c0.SetScalarVisibility(False)

actor_r3c0 = vtkActor()
actor_r3c0.SetMapper(mapper_r3c0)
actor_r3c0.GetProperty().EdgeVisibilityOn()
actor_r3c0.GetProperty().SetEdgeColor(0.0, 0.0, 0.0)
actor_r3c0.GetProperty().SetLineWidth(4.0)
actor_r3c0.GetProperty().SetColor(1.0, 1.0, 1.0)

text_r3c0 = vtkTextActor()
text_r3c0.SetInput("ImageData\nDUPLICATECELL\nRemoveInterfaces=True")
text_r3c0.GetTextProperty().SetFontSize(14)
text_r3c0.GetTextProperty().SetColor(1.0, 1.0, 1.0)
text_r3c0.SetPosition(5, 5)

# Row 3, Col 1: RectilinearGrid
image_r3c1 = vtkImageData()
image_r3c1.SetDimensions(3, 3, 3)
dims_r3c1 = image_r3c1.GetDimensions()
spacing_r3c1 = image_r3c1.GetSpacing()
origin_r3c1 = image_r3c1.GetOrigin()
x_coords_r3c1 = vtkDoubleArray()
x_coords_r3c1.SetNumberOfValues(dims_r3c1[0])
x_coords_r3c1.SetValue(0, origin_r3c1[0])
x_coords_r3c1.SetValue(1, origin_r3c1[0] + spacing_r3c1[0])
x_coords_r3c1.SetValue(2, origin_r3c1[0] + 2 * spacing_r3c1[0])
y_coords_r3c1 = vtkDoubleArray()
y_coords_r3c1.SetNumberOfValues(dims_r3c1[1])
y_coords_r3c1.SetValue(0, origin_r3c1[1])
y_coords_r3c1.SetValue(1, origin_r3c1[1] + spacing_r3c1[1])
y_coords_r3c1.SetValue(2, origin_r3c1[1] + 2 * spacing_r3c1[1])
z_coords_r3c1 = vtkDoubleArray()
z_coords_r3c1.SetNumberOfValues(dims_r3c1[2])
z_coords_r3c1.SetValue(0, origin_r3c1[2])
z_coords_r3c1.SetValue(1, origin_r3c1[2] + spacing_r3c1[2])
z_coords_r3c1.SetValue(2, origin_r3c1[2] + 2 * spacing_r3c1[2])
rgrid_r3c1 = vtkRectilinearGrid()
rgrid_r3c1.SetDimensions(dims_r3c1[0], dims_r3c1[1], dims_r3c1[2])
rgrid_r3c1.SetXCoordinates(x_coords_r3c1)
rgrid_r3c1.SetYCoordinates(y_coords_r3c1)
rgrid_r3c1.SetZCoordinates(z_coords_r3c1)
rgrid_r3c1.GetPointData().ShallowCopy(image_r3c1.GetPointData())
rgrid_r3c1.GetCellData().ShallowCopy(image_r3c1.GetCellData())
ghost_r3c1 = vtkUnsignedCharArray()
ghost_r3c1.SetName(vtkDataSetAttributes.GhostArrayName())
ghost_r3c1.SetNumberOfTuples(rgrid_r3c1.GetNumberOfCells())
ghost_r3c1.SetValue(0, 0)
ghost_r3c1.SetValue(1, 0)
ghost_r3c1.SetValue(2, 0)
ghost_r3c1.SetValue(3, 0)
ghost_r3c1.SetValue(4, vtkDataSetAttributes.DUPLICATECELL)
ghost_r3c1.SetValue(5, vtkDataSetAttributes.DUPLICATECELL)
ghost_r3c1.SetValue(6, vtkDataSetAttributes.DUPLICATECELL)
ghost_r3c1.SetValue(7, vtkDataSetAttributes.DUPLICATECELL)
rgrid_r3c1.GetCellData().AddArray(ghost_r3c1)
rgrid_r3c1.GetCellData().SetActiveScalars(vtkDataSetAttributes.GhostArrayName())

geom_r3c1 = vtkGeometryFilter()
geom_r3c1.SetInputData(rgrid_r3c1)
geom_r3c1.SetRemoveGhostInterfaces(True)

mapper_r3c1 = vtkDataSetMapper()
mapper_r3c1.SetInputConnection(geom_r3c1.GetOutputPort())
mapper_r3c1.SetScalarVisibility(False)

actor_r3c1 = vtkActor()
actor_r3c1.SetMapper(mapper_r3c1)
actor_r3c1.GetProperty().EdgeVisibilityOn()
actor_r3c1.GetProperty().SetEdgeColor(0.0, 0.0, 0.0)
actor_r3c1.GetProperty().SetLineWidth(4.0)
actor_r3c1.GetProperty().SetColor(1.0, 1.0, 1.0)

text_r3c1 = vtkTextActor()
text_r3c1.SetInput("RectilinearGrid\nDUPLICATECELL\nRemoveInterfaces=True")
text_r3c1.GetTextProperty().SetFontSize(14)
text_r3c1.GetTextProperty().SetColor(1.0, 1.0, 1.0)
text_r3c1.SetPosition(5, 5)

# Row 3, Col 2: StructuredGrid
image_r3c2 = vtkImageData()
image_r3c2.SetDimensions(3, 3, 3)
img_to_sg_r3c2 = vtkImageToStructuredGrid()
img_to_sg_r3c2.SetInputData(image_r3c2)
img_to_sg_r3c2.Update()
sgrid_r3c2 = img_to_sg_r3c2.GetOutput()
ghost_r3c2 = vtkUnsignedCharArray()
ghost_r3c2.SetName(vtkDataSetAttributes.GhostArrayName())
ghost_r3c2.SetNumberOfTuples(sgrid_r3c2.GetNumberOfCells())
ghost_r3c2.SetValue(0, 0)
ghost_r3c2.SetValue(1, 0)
ghost_r3c2.SetValue(2, 0)
ghost_r3c2.SetValue(3, 0)
ghost_r3c2.SetValue(4, vtkDataSetAttributes.DUPLICATECELL)
ghost_r3c2.SetValue(5, vtkDataSetAttributes.DUPLICATECELL)
ghost_r3c2.SetValue(6, vtkDataSetAttributes.DUPLICATECELL)
ghost_r3c2.SetValue(7, vtkDataSetAttributes.DUPLICATECELL)
sgrid_r3c2.GetCellData().AddArray(ghost_r3c2)
sgrid_r3c2.GetCellData().SetActiveScalars(vtkDataSetAttributes.GhostArrayName())

geom_r3c2 = vtkGeometryFilter()
geom_r3c2.SetInputData(sgrid_r3c2)
geom_r3c2.SetRemoveGhostInterfaces(True)

mapper_r3c2 = vtkDataSetMapper()
mapper_r3c2.SetInputConnection(geom_r3c2.GetOutputPort())
mapper_r3c2.SetScalarVisibility(False)

actor_r3c2 = vtkActor()
actor_r3c2.SetMapper(mapper_r3c2)
actor_r3c2.GetProperty().EdgeVisibilityOn()
actor_r3c2.GetProperty().SetEdgeColor(0.0, 0.0, 0.0)
actor_r3c2.GetProperty().SetLineWidth(4.0)
actor_r3c2.GetProperty().SetColor(1.0, 1.0, 1.0)

text_r3c2 = vtkTextActor()
text_r3c2.SetInput("StructuredGrid\nDUPLICATECELL\nRemoveInterfaces=True")
text_r3c2.GetTextProperty().SetFontSize(14)
text_r3c2.GetTextProperty().SetColor(1.0, 1.0, 1.0)
text_r3c2.SetPosition(5, 5)

# Row 3, Col 3: UnstructuredGrid
image_r3c3 = vtkImageData()
image_r3c3.SetDimensions(3, 3, 3)
append_r3c3 = vtkAppendFilter()
append_r3c3.AddInputData(image_r3c3)
append_r3c3.Update()
ugrid_r3c3 = append_r3c3.GetOutput()
ghost_r3c3 = vtkUnsignedCharArray()
ghost_r3c3.SetName(vtkDataSetAttributes.GhostArrayName())
ghost_r3c3.SetNumberOfTuples(ugrid_r3c3.GetNumberOfCells())
ghost_r3c3.SetValue(0, 0)
ghost_r3c3.SetValue(1, 0)
ghost_r3c3.SetValue(2, 0)
ghost_r3c3.SetValue(3, 0)
ghost_r3c3.SetValue(4, vtkDataSetAttributes.DUPLICATECELL)
ghost_r3c3.SetValue(5, vtkDataSetAttributes.DUPLICATECELL)
ghost_r3c3.SetValue(6, vtkDataSetAttributes.DUPLICATECELL)
ghost_r3c3.SetValue(7, vtkDataSetAttributes.DUPLICATECELL)
ugrid_r3c3.GetCellData().AddArray(ghost_r3c3)
ugrid_r3c3.GetCellData().SetActiveScalars(vtkDataSetAttributes.GhostArrayName())

geom_r3c3 = vtkGeometryFilter()
geom_r3c3.SetInputData(ugrid_r3c3)
geom_r3c3.SetRemoveGhostInterfaces(True)

mapper_r3c3 = vtkDataSetMapper()
mapper_r3c3.SetInputConnection(geom_r3c3.GetOutputPort())
mapper_r3c3.SetScalarVisibility(False)

actor_r3c3 = vtkActor()
actor_r3c3.SetMapper(mapper_r3c3)
actor_r3c3.GetProperty().EdgeVisibilityOn()
actor_r3c3.GetProperty().SetEdgeColor(0.0, 0.0, 0.0)
actor_r3c3.GetProperty().SetLineWidth(4.0)
actor_r3c3.GetProperty().SetColor(1.0, 1.0, 1.0)

text_r3c3 = vtkTextActor()
text_r3c3.SetInput("UnstructuredGrid\nDUPLICATECELL\nRemoveInterfaces=True")
text_r3c3.GetTextProperty().SetFontSize(14)
text_r3c3.GetTextProperty().SetColor(1.0, 1.0, 1.0)
text_r3c3.SetPosition(5, 5)

# Row 3, Col 4: ExplicitStructuredGrid
image_r3c4 = vtkImageData()
image_r3c4.SetDimensions(3, 3, 3)
append_r3c4 = vtkAppendFilter()
append_r3c4.AddInputData(image_r3c4)
append_r3c4.Update()
ugrid_r3c4 = append_r3c4.GetOutput()
dims_r3c4 = image_r3c4.GetDimensions()
arr_i_r3c4 = vtkIntArray()
arr_i_r3c4.SetName("BLOCK_I")
arr_i_r3c4.SetNumberOfTuples(ugrid_r3c4.GetNumberOfCells())
arr_j_r3c4 = vtkIntArray()
arr_j_r3c4.SetName("BLOCK_J")
arr_j_r3c4.SetNumberOfTuples(ugrid_r3c4.GetNumberOfCells())
arr_k_r3c4 = vtkIntArray()
arr_k_r3c4.SetName("BLOCK_K")
arr_k_r3c4.SetNumberOfTuples(ugrid_r3c4.GetNumberOfCells())
cid_r3c4 = 0
for kk in range(dims_r3c4[2] - 1):
    for jj in range(dims_r3c4[1] - 1):
        for ii in range(dims_r3c4[0] - 1):
            arr_i_r3c4.SetValue(cid_r3c4, ii)
            arr_j_r3c4.SetValue(cid_r3c4, jj)
            arr_k_r3c4.SetValue(cid_r3c4, kk)
            cid_r3c4 += 1
ugrid_r3c4.GetCellData().AddArray(arr_i_r3c4)
ugrid_r3c4.GetCellData().AddArray(arr_j_r3c4)
ugrid_r3c4.GetCellData().AddArray(arr_k_r3c4)
ug_to_esg_r3c4 = vtkUnstructuredGridToExplicitStructuredGrid()
ug_to_esg_r3c4.SetInputData(ugrid_r3c4)
ug_to_esg_r3c4.SetInputArrayToProcess(0, 0, 0, 1, "BLOCK_I")
ug_to_esg_r3c4.SetInputArrayToProcess(1, 0, 0, 1, "BLOCK_J")
ug_to_esg_r3c4.SetInputArrayToProcess(2, 0, 0, 1, "BLOCK_K")
ug_to_esg_r3c4.Update()
esgrid_r3c4 = ug_to_esg_r3c4.GetOutput()
ghost_r3c4 = vtkUnsignedCharArray()
ghost_r3c4.SetName(vtkDataSetAttributes.GhostArrayName())
ghost_r3c4.SetNumberOfTuples(esgrid_r3c4.GetNumberOfCells())
ghost_r3c4.SetValue(0, 0)
ghost_r3c4.SetValue(1, 0)
ghost_r3c4.SetValue(2, 0)
ghost_r3c4.SetValue(3, 0)
ghost_r3c4.SetValue(4, vtkDataSetAttributes.DUPLICATECELL)
ghost_r3c4.SetValue(5, vtkDataSetAttributes.DUPLICATECELL)
ghost_r3c4.SetValue(6, vtkDataSetAttributes.DUPLICATECELL)
ghost_r3c4.SetValue(7, vtkDataSetAttributes.DUPLICATECELL)
esgrid_r3c4.GetCellData().AddArray(ghost_r3c4)
esgrid_r3c4.GetCellData().SetActiveScalars(vtkDataSetAttributes.GhostArrayName())

geom_r3c4 = vtkGeometryFilter()
geom_r3c4.SetInputData(esgrid_r3c4)
geom_r3c4.SetRemoveGhostInterfaces(True)

mapper_r3c4 = vtkDataSetMapper()
mapper_r3c4.SetInputConnection(geom_r3c4.GetOutputPort())
mapper_r3c4.SetScalarVisibility(False)

actor_r3c4 = vtkActor()
actor_r3c4.SetMapper(mapper_r3c4)
actor_r3c4.GetProperty().EdgeVisibilityOn()
actor_r3c4.GetProperty().SetEdgeColor(0.0, 0.0, 0.0)
actor_r3c4.GetProperty().SetLineWidth(4.0)
actor_r3c4.GetProperty().SetColor(1.0, 1.0, 1.0)

text_r3c4 = vtkTextActor()
text_r3c4.SetInput("ExplicitStructuredGrid\nDUPLICATECELL\nRemoveInterfaces=True")
text_r3c4.GetTextProperty().SetFontSize(14)
text_r3c4.GetTextProperty().SetColor(1.0, 1.0, 1.0)
text_r3c4.SetPosition(5, 5)

# ========== Renderers ==========

renderer_r0c0 = vtkRenderer()
renderer_r0c0.SetViewport(0 * col_width, 0 * row_height, 1 * col_width, 1 * row_height)
renderer_r0c0.AddActor(actor_r0c0)
renderer_r0c0.AddViewProp(text_r0c0)
renderer_r0c0.SetBackground(0.1, 0.1, 0.1)

renderer_r0c1 = vtkRenderer()
renderer_r0c1.SetViewport(1 * col_width, 0 * row_height, 2 * col_width, 1 * row_height)
renderer_r0c1.AddActor(actor_r0c1)
renderer_r0c1.AddViewProp(text_r0c1)
renderer_r0c1.SetBackground(0.1, 0.1, 0.1)

renderer_r0c2 = vtkRenderer()
renderer_r0c2.SetViewport(2 * col_width, 0 * row_height, 3 * col_width, 1 * row_height)
renderer_r0c2.AddActor(actor_r0c2)
renderer_r0c2.AddViewProp(text_r0c2)
renderer_r0c2.SetBackground(0.1, 0.1, 0.1)

renderer_r0c3 = vtkRenderer()
renderer_r0c3.SetViewport(3 * col_width, 0 * row_height, 4 * col_width, 1 * row_height)
renderer_r0c3.AddActor(actor_r0c3)
renderer_r0c3.AddViewProp(text_r0c3)
renderer_r0c3.SetBackground(0.1, 0.1, 0.1)

renderer_r0c4 = vtkRenderer()
renderer_r0c4.SetViewport(4 * col_width, 0 * row_height, 5 * col_width, 1 * row_height)
renderer_r0c4.AddActor(actor_r0c4)
renderer_r0c4.AddViewProp(text_r0c4)
renderer_r0c4.SetBackground(0.1, 0.1, 0.1)

renderer_r1c0 = vtkRenderer()
renderer_r1c0.SetViewport(0 * col_width, 1 * row_height, 1 * col_width, 2 * row_height)
renderer_r1c0.AddActor(actor_r1c0)
renderer_r1c0.AddViewProp(text_r1c0)
renderer_r1c0.SetBackground(0.1, 0.1, 0.1)

renderer_r1c1 = vtkRenderer()
renderer_r1c1.SetViewport(1 * col_width, 1 * row_height, 2 * col_width, 2 * row_height)
renderer_r1c1.AddActor(actor_r1c1)
renderer_r1c1.AddViewProp(text_r1c1)
renderer_r1c1.SetBackground(0.1, 0.1, 0.1)

renderer_r1c2 = vtkRenderer()
renderer_r1c2.SetViewport(2 * col_width, 1 * row_height, 3 * col_width, 2 * row_height)
renderer_r1c2.AddActor(actor_r1c2)
renderer_r1c2.AddViewProp(text_r1c2)
renderer_r1c2.SetBackground(0.1, 0.1, 0.1)

renderer_r1c3 = vtkRenderer()
renderer_r1c3.SetViewport(3 * col_width, 1 * row_height, 4 * col_width, 2 * row_height)
renderer_r1c3.AddActor(actor_r1c3)
renderer_r1c3.AddViewProp(text_r1c3)
renderer_r1c3.SetBackground(0.1, 0.1, 0.1)

renderer_r1c4 = vtkRenderer()
renderer_r1c4.SetViewport(4 * col_width, 1 * row_height, 5 * col_width, 2 * row_height)
renderer_r1c4.AddActor(actor_r1c4)
renderer_r1c4.AddViewProp(text_r1c4)
renderer_r1c4.SetBackground(0.1, 0.1, 0.1)

renderer_r2c0 = vtkRenderer()
renderer_r2c0.SetViewport(0 * col_width, 2 * row_height, 1 * col_width, 3 * row_height)
renderer_r2c0.AddActor(actor_r2c0)
renderer_r2c0.AddViewProp(text_r2c0)
renderer_r2c0.SetBackground(0.1, 0.1, 0.1)

renderer_r2c1 = vtkRenderer()
renderer_r2c1.SetViewport(1 * col_width, 2 * row_height, 2 * col_width, 3 * row_height)
renderer_r2c1.AddActor(actor_r2c1)
renderer_r2c1.AddViewProp(text_r2c1)
renderer_r2c1.SetBackground(0.1, 0.1, 0.1)

renderer_r2c2 = vtkRenderer()
renderer_r2c2.SetViewport(2 * col_width, 2 * row_height, 3 * col_width, 3 * row_height)
renderer_r2c2.AddActor(actor_r2c2)
renderer_r2c2.AddViewProp(text_r2c2)
renderer_r2c2.SetBackground(0.1, 0.1, 0.1)

renderer_r2c3 = vtkRenderer()
renderer_r2c3.SetViewport(3 * col_width, 2 * row_height, 4 * col_width, 3 * row_height)
renderer_r2c3.AddActor(actor_r2c3)
renderer_r2c3.AddViewProp(text_r2c3)
renderer_r2c3.SetBackground(0.1, 0.1, 0.1)

renderer_r2c4 = vtkRenderer()
renderer_r2c4.SetViewport(4 * col_width, 2 * row_height, 5 * col_width, 3 * row_height)
renderer_r2c4.AddActor(actor_r2c4)
renderer_r2c4.AddViewProp(text_r2c4)
renderer_r2c4.SetBackground(0.1, 0.1, 0.1)

renderer_r3c0 = vtkRenderer()
renderer_r3c0.SetViewport(0 * col_width, 3 * row_height, 1 * col_width, 4 * row_height)
renderer_r3c0.AddActor(actor_r3c0)
renderer_r3c0.AddViewProp(text_r3c0)
renderer_r3c0.SetBackground(0.1, 0.1, 0.1)

renderer_r3c1 = vtkRenderer()
renderer_r3c1.SetViewport(1 * col_width, 3 * row_height, 2 * col_width, 4 * row_height)
renderer_r3c1.AddActor(actor_r3c1)
renderer_r3c1.AddViewProp(text_r3c1)
renderer_r3c1.SetBackground(0.1, 0.1, 0.1)

renderer_r3c2 = vtkRenderer()
renderer_r3c2.SetViewport(2 * col_width, 3 * row_height, 3 * col_width, 4 * row_height)
renderer_r3c2.AddActor(actor_r3c2)
renderer_r3c2.AddViewProp(text_r3c2)
renderer_r3c2.SetBackground(0.1, 0.1, 0.1)

renderer_r3c3 = vtkRenderer()
renderer_r3c3.SetViewport(3 * col_width, 3 * row_height, 4 * col_width, 4 * row_height)
renderer_r3c3.AddActor(actor_r3c3)
renderer_r3c3.AddViewProp(text_r3c3)
renderer_r3c3.SetBackground(0.1, 0.1, 0.1)

renderer_r3c4 = vtkRenderer()
renderer_r3c4.SetViewport(4 * col_width, 3 * row_height, 5 * col_width, 4 * row_height)
renderer_r3c4.AddActor(actor_r3c4)
renderer_r3c4.AddViewProp(text_r3c4)
renderer_r3c4.SetBackground(0.1, 0.1, 0.1)

# Window
render_window = vtkRenderWindow()
render_window.SetSize(1600, 1200)
render_window.SetWindowName("filter ghosts")
render_window.AddRenderer(renderer_r0c0)
render_window.AddRenderer(renderer_r0c1)
render_window.AddRenderer(renderer_r0c2)
render_window.AddRenderer(renderer_r0c3)
render_window.AddRenderer(renderer_r0c4)
render_window.AddRenderer(renderer_r1c0)
render_window.AddRenderer(renderer_r1c1)
render_window.AddRenderer(renderer_r1c2)
render_window.AddRenderer(renderer_r1c3)
render_window.AddRenderer(renderer_r1c4)
render_window.AddRenderer(renderer_r2c0)
render_window.AddRenderer(renderer_r2c1)
render_window.AddRenderer(renderer_r2c2)
render_window.AddRenderer(renderer_r2c3)
render_window.AddRenderer(renderer_r2c4)
render_window.AddRenderer(renderer_r3c0)
render_window.AddRenderer(renderer_r3c1)
render_window.AddRenderer(renderer_r3c2)
render_window.AddRenderer(renderer_r3c3)
render_window.AddRenderer(renderer_r3c4)

# Interactor
interactor = vtkRenderWindowInteractor()
interactor.SetRenderWindow(render_window)

# Scene
camera_r0c0 = renderer_r0c0.GetActiveCamera()
camera_r0c0.SetPosition(1, 1, 1)
camera_r0c0.SetFocalPoint(0, 0, 0)
camera_r0c0.SetViewUp(0, 0, 1)
renderer_r0c0.ResetCamera()
camera_r0c0.Zoom(0.7)
renderer_r0c0.ResetCameraClippingRange()

camera_r0c1 = renderer_r0c1.GetActiveCamera()
camera_r0c1.SetPosition(1, 1, 1)
camera_r0c1.SetFocalPoint(0, 0, 0)
camera_r0c1.SetViewUp(0, 0, 1)
renderer_r0c1.ResetCamera()
camera_r0c1.Zoom(0.7)
renderer_r0c1.ResetCameraClippingRange()

camera_r0c2 = renderer_r0c2.GetActiveCamera()
camera_r0c2.SetPosition(1, 1, 1)
camera_r0c2.SetFocalPoint(0, 0, 0)
camera_r0c2.SetViewUp(0, 0, 1)
renderer_r0c2.ResetCamera()
camera_r0c2.Zoom(0.7)
renderer_r0c2.ResetCameraClippingRange()

camera_r0c3 = renderer_r0c3.GetActiveCamera()
camera_r0c3.SetPosition(1, 1, 1)
camera_r0c3.SetFocalPoint(0, 0, 0)
camera_r0c3.SetViewUp(0, 0, 1)
renderer_r0c3.ResetCamera()
camera_r0c3.Zoom(0.7)
renderer_r0c3.ResetCameraClippingRange()

camera_r0c4 = renderer_r0c4.GetActiveCamera()
camera_r0c4.SetPosition(1, 1, 1)
camera_r0c4.SetFocalPoint(0, 0, 0)
camera_r0c4.SetViewUp(0, 0, 1)
renderer_r0c4.ResetCamera()
camera_r0c4.Zoom(0.7)
renderer_r0c4.ResetCameraClippingRange()

camera_r1c0 = renderer_r1c0.GetActiveCamera()
camera_r1c0.SetPosition(1, 1, 1)
camera_r1c0.SetFocalPoint(0, 0, 0)
camera_r1c0.SetViewUp(0, 0, 1)
renderer_r1c0.ResetCamera()
camera_r1c0.Zoom(0.7)
renderer_r1c0.ResetCameraClippingRange()

camera_r1c1 = renderer_r1c1.GetActiveCamera()
camera_r1c1.SetPosition(1, 1, 1)
camera_r1c1.SetFocalPoint(0, 0, 0)
camera_r1c1.SetViewUp(0, 0, 1)
renderer_r1c1.ResetCamera()
camera_r1c1.Zoom(0.7)
renderer_r1c1.ResetCameraClippingRange()

camera_r1c2 = renderer_r1c2.GetActiveCamera()
camera_r1c2.SetPosition(1, 1, 1)
camera_r1c2.SetFocalPoint(0, 0, 0)
camera_r1c2.SetViewUp(0, 0, 1)
renderer_r1c2.ResetCamera()
camera_r1c2.Zoom(0.7)
renderer_r1c2.ResetCameraClippingRange()

camera_r1c3 = renderer_r1c3.GetActiveCamera()
camera_r1c3.SetPosition(1, 1, 1)
camera_r1c3.SetFocalPoint(0, 0, 0)
camera_r1c3.SetViewUp(0, 0, 1)
renderer_r1c3.ResetCamera()
camera_r1c3.Zoom(0.7)
renderer_r1c3.ResetCameraClippingRange()

camera_r1c4 = renderer_r1c4.GetActiveCamera()
camera_r1c4.SetPosition(1, 1, 1)
camera_r1c4.SetFocalPoint(0, 0, 0)
camera_r1c4.SetViewUp(0, 0, 1)
renderer_r1c4.ResetCamera()
camera_r1c4.Zoom(0.7)
renderer_r1c4.ResetCameraClippingRange()

camera_r2c0 = renderer_r2c0.GetActiveCamera()
camera_r2c0.SetPosition(1, 1, 1)
camera_r2c0.SetFocalPoint(0, 0, 0)
camera_r2c0.SetViewUp(0, 0, 1)
renderer_r2c0.ResetCamera()
camera_r2c0.Zoom(0.7)
renderer_r2c0.ResetCameraClippingRange()

camera_r2c1 = renderer_r2c1.GetActiveCamera()
camera_r2c1.SetPosition(1, 1, 1)
camera_r2c1.SetFocalPoint(0, 0, 0)
camera_r2c1.SetViewUp(0, 0, 1)
renderer_r2c1.ResetCamera()
camera_r2c1.Zoom(0.7)
renderer_r2c1.ResetCameraClippingRange()

camera_r2c2 = renderer_r2c2.GetActiveCamera()
camera_r2c2.SetPosition(1, 1, 1)
camera_r2c2.SetFocalPoint(0, 0, 0)
camera_r2c2.SetViewUp(0, 0, 1)
renderer_r2c2.ResetCamera()
camera_r2c2.Zoom(0.7)
renderer_r2c2.ResetCameraClippingRange()

camera_r2c3 = renderer_r2c3.GetActiveCamera()
camera_r2c3.SetPosition(1, 1, 1)
camera_r2c3.SetFocalPoint(0, 0, 0)
camera_r2c3.SetViewUp(0, 0, 1)
renderer_r2c3.ResetCamera()
camera_r2c3.Zoom(0.7)
renderer_r2c3.ResetCameraClippingRange()

camera_r2c4 = renderer_r2c4.GetActiveCamera()
camera_r2c4.SetPosition(1, 1, 1)
camera_r2c4.SetFocalPoint(0, 0, 0)
camera_r2c4.SetViewUp(0, 0, 1)
renderer_r2c4.ResetCamera()
camera_r2c4.Zoom(0.7)
renderer_r2c4.ResetCameraClippingRange()

camera_r3c0 = renderer_r3c0.GetActiveCamera()
camera_r3c0.SetPosition(1, 1, 1)
camera_r3c0.SetFocalPoint(0, 0, 0)
camera_r3c0.SetViewUp(0, 0, 1)
renderer_r3c0.ResetCamera()
camera_r3c0.Zoom(0.7)
renderer_r3c0.ResetCameraClippingRange()

camera_r3c1 = renderer_r3c1.GetActiveCamera()
camera_r3c1.SetPosition(1, 1, 1)
camera_r3c1.SetFocalPoint(0, 0, 0)
camera_r3c1.SetViewUp(0, 0, 1)
renderer_r3c1.ResetCamera()
camera_r3c1.Zoom(0.7)
renderer_r3c1.ResetCameraClippingRange()

camera_r3c2 = renderer_r3c2.GetActiveCamera()
camera_r3c2.SetPosition(1, 1, 1)
camera_r3c2.SetFocalPoint(0, 0, 0)
camera_r3c2.SetViewUp(0, 0, 1)
renderer_r3c2.ResetCamera()
camera_r3c2.Zoom(0.7)
renderer_r3c2.ResetCameraClippingRange()

camera_r3c3 = renderer_r3c3.GetActiveCamera()
camera_r3c3.SetPosition(1, 1, 1)
camera_r3c3.SetFocalPoint(0, 0, 0)
camera_r3c3.SetViewUp(0, 0, 1)
renderer_r3c3.ResetCamera()
camera_r3c3.Zoom(0.7)
renderer_r3c3.ResetCameraClippingRange()

camera_r3c4 = renderer_r3c4.GetActiveCamera()
camera_r3c4.SetPosition(1, 1, 1)
camera_r3c4.SetFocalPoint(0, 0, 0)
camera_r3c4.SetViewUp(0, 0, 1)
renderer_r3c4.ResetCamera()
camera_r3c4.Zoom(0.7)
renderer_r3c4.ResetCameraClippingRange()

interactor.Initialize()
interactor.Start()
